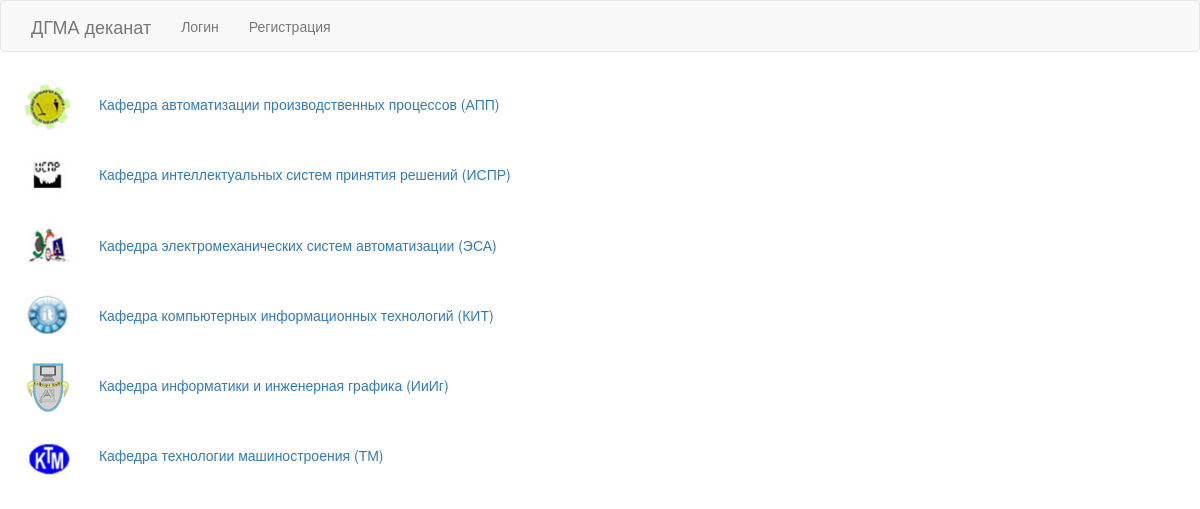
/cathedras/1, run on the app's committed database.
### models/cathedra.py (models this page shows, shortened)
class Cathedra(db.Model):
    id = db.Column(db.Integer, primary_key=True, autoincrement=True)
    name = db.Column(db.String(50))
    short_name = db.Column(db.String(15))
    image = db.Column(db.String(100))
    facility_id = db.Column(db.Integer, ForeignKey('facility.id'))
    facility = relationship('Facility')

### blueprints/facility.py (the view)
@facility.route('/cathedras/<int:id>')
def cathedras(id):
    cathedras = Cathedra.query.filter_by(facility_id=id).all()
    return render_template('facility/cathedras/cathedras.html', cathedras=cathedras)

### templates/facility/cathedras/cathedras.html (shortened to what this page needs)
{% extends "layout.html" %}
{% block content %}
<div id="page">
    <div>
        {% for cathedra in cathedras %}
        <div>
            {% if cathedra.image %}
                <img src="{{  url_for('static', filename=cathedra.image) }}">
            {% endif %}
            <a href="{{ url_for('facility_page.professors', id=cathedra.id) }}">{{ cathedra.name }} ({{cathedra.short_name}})</a>
        </div>
        {% endfor %}
    </div>
</div>
{% endblock %}

### templates/facility/cathedras/cathedras.html (style rules this page uses)
img { max-height: 75px; max-width: 75px; margin: 10px; }

### data on the page
Cathedra: image (picture), name "Кафедра автоматизации производственных процессов", short_name "АПП"
Cathedra: image (picture), name "Кафедра интеллектуальных систем принятия решений", short_name "ИСПР"
Cathedra: image (picture), name "Кафедра электромеханических систем автоматизации", short_name "ЭСА"
Cathedra: image (picture), name "Кафедра компьютерных информационных технологий", short_name "КИТ"
Cathedra: image (picture), name "Кафедра информатики и инженерная графика", short_name "ИиИг"
Cathedra: image (picture), name "Кафедра технологии машиностроения", short_name "ТМ"
